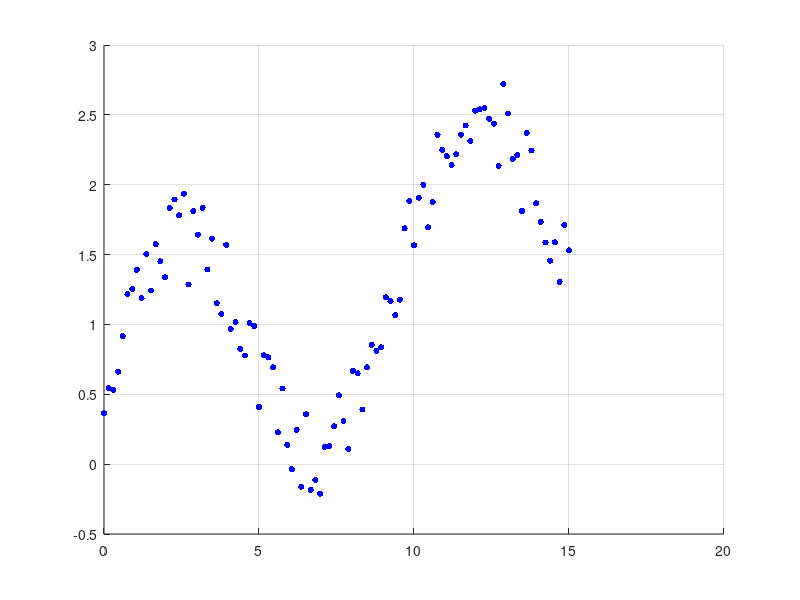

The MATLAB script that drew this image: (Note: this script raises an error after producing the figure.)
% =========================================================================
% ATIVIDADE 1: Regressão Polinomial (Algoritmo de Mínimos Quadrados)
% =========================================================================
clear; clc; close all;

% 1. Dados Iniciais
x = linspace(0, 15, 100)';
e = 0.7 * rand(100, 1);
y = sin(x/1.5) + 0.1*x + e;
n = length(x);

graus = [1, 2, 4, 10];
cores = ['r', 'g', 'm', 'k'];

figure('Name', 'Ajuste Polinomial (Somatórios)', 'Position', [100, 100, 800, 600]);
scatter(x, y, 20, 'b', 'filled');
hold on; grid on;
legend_labels = {'Dados Originais'};

fprintf('--- Resultados da Atividade 1 (Sem metodos nativos) ---\n');

% 2. Loop principal para testar os diferentes graus de polinômio
for grau_idx = 1:length(graus)
    g = graus(grau_idx);
    m = g + 1;

    A = zeros(m, m);
    b = zeros(m, 1);

    % Montagem da matriz de somatórios (passo a passo)
    for i = 1:m
        k1 = i - 1;
        for j = 1:m
            potencia = (i - 1) + (j - 1);

            if i == 1 && j == 1
                A(i, j) = n;
            else
                s = 0;
                for k = 1:n
                    s = s + x(k)^potencia;
                end
                A(i, j) = s;
                A(j, i) = s;
            end
        end

        s = 0;
        if i == 1
            for k = 1:n
                s = s + y(k);
            end
        else
            for k = 1:n
                s = s + y(k) * (x(k)^k1);
            end
        end
        b(i) = s;
    end

    % =====================================================================
    % Solução do sistema linear usando a função Gauss com Pivoteamento
    % =====================================================================
    coeficientes = gauss_pivoteamento(A, b);

    % Cálculo dos valores preditos para traçar o gráfico
    y_ajuste = zeros(n, 1);
    for k = 1:n
        y_calc = 0;
        for c = 1:m
            y_calc = y_calc + coeficientes(c) * x(k)^(c-1);
        end
        y_ajuste(k) = y_calc;
    end

    % Cálculo do Coeficiente de Determinação (r^2)
    y_medio = mean(y);
    St = sum((y - y_medio).^2);
    Sr = sum((y - y_ajuste).^2);
    r2 = (St - Sr) / St;

    fprintf('Grau %d | r^2 = %.4f\n', g, r2);

    plot(x, y_ajuste, 'Color', cores(grau_idx), 'LineWidth', 2);
    legend_labels{end+1} = sprintf('Grau %d (r^2 = %.2f)', g, r2);
end

title('Regressão Polinomial (Algoritmo Explícito + Gauss Pivoteamento)');
xlabel('x'); ylabel('y');
legend(legend_labels, 'Location', 'northwest');
hold off;
